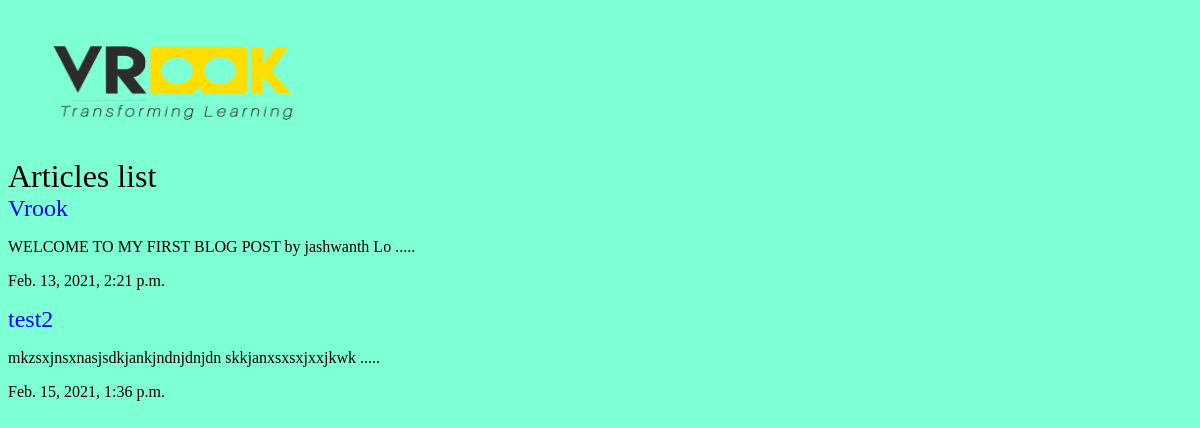
/articles/, run on an earlier commit of the app's database.
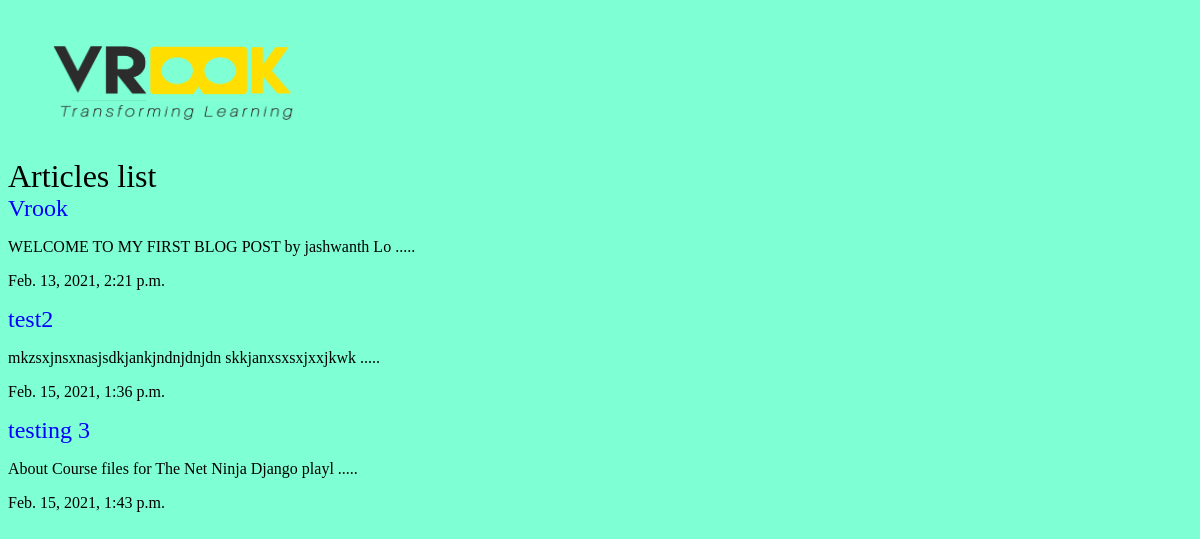
And on a later commit of the database.
### articles/models.py (models this page shows, shortened)
class Articles(models.Model):
    title=models.CharField(max_length=250)
    slug=models.SlugField()
    body=RichTextField(blank=True,null=True)
    date=models.DateTimeField(auto_now_add=True)
    thumbnail=models.ImageField(default='default.png',blank=True)
    def snippet(self):
        return self.body[:50]+ ' .....'

### articles/views.py (the view)
# urls.py: path('',views.articles,name="list"),
def articles(request):
    articles = Articles.objects.all().order_by('date')
    return render(request, 'articles/articles.html', {'articles': articles})

### articles/templates/articles/articles.html
{% extends 'base_layout.html' %}
{% block content %}
    <h1>Articles list</h1>
    <div class="articles">
        {% for article in articles %}
        <div class="article">
            <h2><a href="{% url 'articles:details' slug=article.slug %}">{{ article.title }}</a></h2>
            <p>{{ article.snippet }}</p>
            <p>{{ article.date }}</p>
        </div>
        {% endfor %}
    </div>
{% endblock%}

What changed in the data, as far as the page shows it:
added Articles: title "testing 3", snippet "About Course files for The Net Ninja Django playl .....", date "Feb. 15, 2021, 1:43 p.m."
